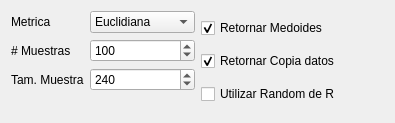
<?xml version="1.0" encoding="UTF-8"?>
<ui version="4.0">
 <class>ClaraOptions</class>
 <widget class="QWidget" name="ClaraOptions">
  <property name="geometry">
   <rect>
    <x>0</x>
    <y>0</y>
    <width>395</width>
    <height>123</height>
   </rect>
  </property>
  <property name="sizePolicy">
   <sizepolicy hsizetype="Preferred" vsizetype="Fixed">
    <horstretch>0</horstretch>
    <verstretch>0</verstretch>
   </sizepolicy>
  </property>
  <property name="windowTitle">
   <string>Frame</string>
  </property>
  <layout class="QHBoxLayout" name="horizontalLayout">
   <property name="sizeConstraint">
    <enum>QLayout::SetMinimumSize</enum>
   </property>
   <item>
    <layout class="QFormLayout" name="colOne">
     <property name="sizeConstraint">
      <enum>QLayout::SetMinimumSize</enum>
     </property>
     <item row="0" column="0">
      <widget class="QLabel" name="metric_lbl">
       <property name="text">
        <string>Metrica</string>
       </property>
      </widget>
     </item>
     <item row="0" column="1">
      <widget class="QComboBox" name="metric_combo">
       <item>
        <property name="text">
         <string>Euclidiana</string>
        </property>
       </item>
       <item>
        <property name="text">
         <string>Manhattan</string>
        </property>
       </item>
      </widget>
     </item>
     <item row="1" column="0">
      <widget class="QLabel" name="samples_lbl">
       <property name="text">
        <string># Muestras</string>
       </property>
      </widget>
     </item>
     <item row="1" column="1">
      <widget class="QSpinBox" name="samples_spin">
       <property name="maximum">
        <number>1000</number>
       </property>
       <property name="value">
        <number>100</number>
       </property>
      </widget>
     </item>
     <item row="2" column="0">
      <widget class="QLabel" name="sampSize_lbl">
       <property name="text">
        <string>Tam. Muestra</string>
       </property>
      </widget>
     </item>
     <item row="2" column="1">
      <widget class="QSpinBox" name="sampSize_spin">
       <property name="minimum">
        <number>1</number>
       </property>
       <property name="maximum">
        <number>1000</number>
       </property>
       <property name="value">
        <number>240</number>
       </property>
      </widget>
     </item>
    </layout>
   </item>
   <item>
    <layout class="QVBoxLayout" name="colTwo">
     <property name="sizeConstraint">
      <enum>QLayout::SetMinimumSize</enum>
     </property>
     <item>
      <widget class="QCheckBox" name="medoids_check">
       <property name="text">
        <string>Retornar Medoides</string>
       </property>
       <property name="checked">
        <bool>true</bool>
       </property>
      </widget>
     </item>
     <item>
      <widget class="QCheckBox" name="copyData_check">
       <property name="text">
        <string>Retornar Copia datos</string>
       </property>
       <property name="checked">
        <bool>true</bool>
       </property>
      </widget>
     </item>
     <item>
      <widget class="QCheckBox" name="rRandom_check">
       <property name="text">
        <string>Utilizar Random de R</string>
       </property>
      </widget>
     </item>
    </layout>
   </item>
  </layout>
 </widget>
 <resources/>
 <connections/>
</ui>
